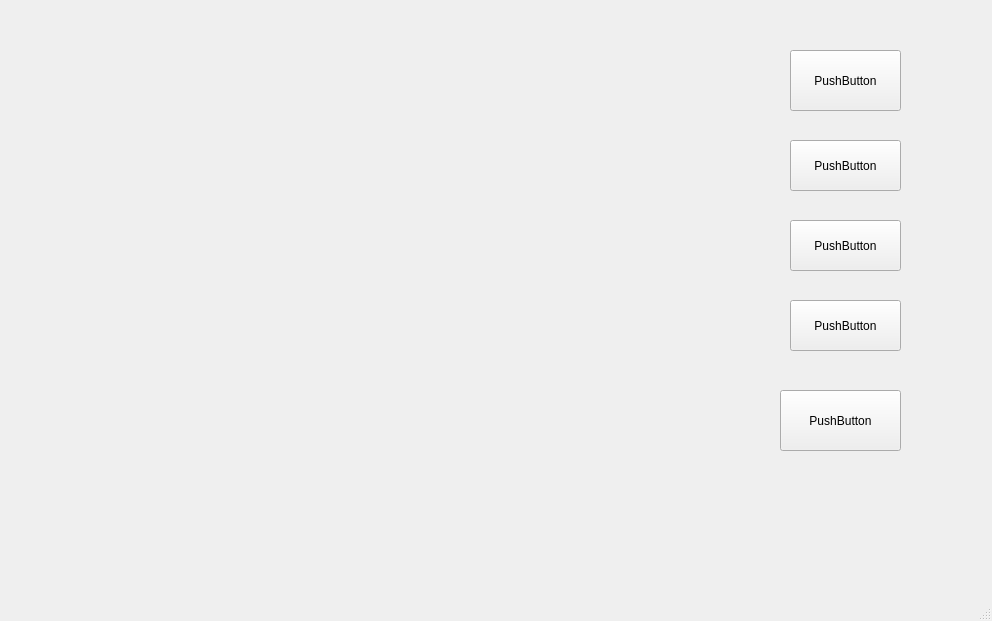
<?xml version="1.0" encoding="UTF-8"?>
<ui version="4.0">
 <class>MainWindow</class>
 <widget class="QMainWindow" name="MainWindow">
  <property name="geometry">
   <rect>
    <x>0</x>
    <y>0</y>
    <width>992</width>
    <height>621</height>
   </rect>
  </property>
  <property name="sizePolicy">
   <sizepolicy hsizetype="Preferred" vsizetype="Preferred">
    <horstretch>0</horstretch>
    <verstretch>0</verstretch>
   </sizepolicy>
  </property>
  <property name="windowTitle">
   <string>MainWindow</string>
  </property>
  <widget class="QWidget" name="centralwidget">
   <widget class="QLabel" name="Table">
    <property name="geometry">
     <rect>
      <x>140</x>
      <y>90</y>
      <width>381</width>
      <height>381</height>
     </rect>
    </property>
    <property name="text">
     <string/>
    </property>
    <property name="pixmap">
     <pixmap resource="test.qrc">:/newPrefix/table.png</pixmap>
    </property>
   </widget>
   <widget class="QLabel" name="spa1">
    <property name="geometry">
     <rect>
      <x>380</x>
      <y>260</y>
      <width>101</width>
      <height>111</height>
     </rect>
    </property>
    <property name="text">
     <string/>
    </property>
    <property name="pixmap">
     <pixmap resource="test.qrc">:/newPrefix/spa1.png</pixmap>
    </property>
   </widget>
   <widget class="QLabel" name="spa2">
    <property name="geometry">
     <rect>
      <x>270</x>
      <y>350</y>
      <width>131</width>
      <height>111</height>
     </rect>
    </property>
    <property name="text">
     <string/>
    </property>
    <property name="pixmap">
     <pixmap resource="test.qrc">:/newPrefix/spa1.png</pixmap>
    </property>
   </widget>
   <widget class="QLabel" name="spa3">
    <property name="geometry">
     <rect>
      <x>150</x>
      <y>270</y>
      <width>131</width>
      <height>111</height>
     </rect>
    </property>
    <property name="text">
     <string/>
    </property>
    <property name="pixmap">
     <pixmap resource="test.qrc">:/newPrefix/spa1.png</pixmap>
    </property>
   </widget>
   <widget class="QLabel" name="spa5">
    <property name="geometry">
     <rect>
      <x>340</x>
      <y>140</y>
      <width>101</width>
      <height>101</height>
     </rect>
    </property>
    <property name="text">
     <string/>
    </property>
    <property name="pixmap">
     <pixmap resource="test.qrc">:/newPrefix/spa1.png</pixmap>
    </property>
   </widget>
   <widget class="QLabel" name="spa4">
    <property name="geometry">
     <rect>
      <x>190</x>
      <y>140</y>
      <width>101</width>
      <height>101</height>
     </rect>
    </property>
    <property name="text">
     <string/>
    </property>
    <property name="pixmap">
     <pixmap resource="test.qrc">:/newPrefix/spa1.png</pixmap>
    </property>
   </widget>
   <widget class="QPushButton" name="Button1">
    <property name="geometry">
     <rect>
      <x>790</x>
      <y>50</y>
      <width>111</width>
      <height>61</height>
     </rect>
    </property>
    <property name="text">
     <string>PushButton</string>
    </property>
   </widget>
   <widget class="QPushButton" name="Button2">
    <property name="geometry">
     <rect>
      <x>790</x>
      <y>140</y>
      <width>111</width>
      <height>51</height>
     </rect>
    </property>
    <property name="text">
     <string>PushButton</string>
    </property>
   </widget>
   <widget class="QPushButton" name="pushButton_4">
    <property name="geometry">
     <rect>
      <x>790</x>
      <y>220</y>
      <width>111</width>
      <height>51</height>
     </rect>
    </property>
    <property name="text">
     <string>PushButton</string>
    </property>
   </widget>
   <widget class="QPushButton" name="pushButton_5">
    <property name="geometry">
     <rect>
      <x>790</x>
      <y>300</y>
      <width>111</width>
      <height>51</height>
     </rect>
    </property>
    <property name="text">
     <string>PushButton</string>
    </property>
   </widget>
   <widget class="QLabel" name="fork2">
    <property name="geometry">
     <rect>
      <x>320</x>
      <y>310</y>
      <width>101</width>
      <height>121</height>
     </rect>
    </property>
    <property name="text">
     <string/>
    </property>
    <property name="pixmap">
     <pixmap resource="test.qrc">:/newPrefix/fork2.png</pixmap>
    </property>
   </widget>
   <widget class="QLabel" name="fork1">
    <property name="geometry">
     <rect>
      <x>350</x>
      <y>180</y>
      <width>141</width>
      <height>141</height>
     </rect>
    </property>
    <property name="text">
     <string/>
    </property>
    <property name="pixmap">
     <pixmap resource="test.qrc">:/newPrefix/fork1.png</pixmap>
    </property>
   </widget>
   <widget class="QLabel" name="fork3">
    <property name="geometry">
     <rect>
      <x>170</x>
      <y>310</y>
      <width>141</width>
      <height>131</height>
     </rect>
    </property>
    <property name="text">
     <string/>
    </property>
    <property name="pixmap">
     <pixmap resource="test.qrc">:/newPrefix/fork3.png</pixmap>
    </property>
   </widget>
   <widget class="QLabel" name="fork4">
    <property name="geometry">
     <rect>
      <x>120</x>
      <y>190</y>
      <width>141</width>
      <height>131</height>
     </rect>
    </property>
    <property name="text">
     <string/>
    </property>
    <property name="pixmap">
     <pixmap resource="test.qrc">:/newPrefix/fork4.png</pixmap>
    </property>
   </widget>
   <widget class="QLabel" name="fork0">
    <property name="geometry">
     <rect>
      <x>230</x>
      <y>90</y>
      <width>161</width>
      <height>161</height>
     </rect>
    </property>
    <property name="text">
     <string/>
    </property>
    <property name="pixmap">
     <pixmap resource="test.qrc">:/newPrefix/fork0.png</pixmap>
    </property>
    <property name="scaledContents">
     <bool>true</bool>
    </property>
    <property name="wordWrap">
     <bool>false</bool>
    </property>
   </widget>
   <widget class="QLabel" name="face1">
    <property name="geometry">
     <rect>
      <x>400</x>
      <y>30</y>
      <width>131</width>
      <height>121</height>
     </rect>
    </property>
    <property name="text">
     <string/>
    </property>
    <property name="pixmap">
     <pixmap resource="test.qrc">:/newPrefix/face2.png</pixmap>
    </property>
    <property name="scaledContents">
     <bool>true</bool>
    </property>
   </widget>
   <widget class="QLabel" name="face2">
    <property name="geometry">
     <rect>
      <x>480</x>
      <y>280</y>
      <width>131</width>
      <height>141</height>
     </rect>
    </property>
    <property name="text">
     <string/>
    </property>
    <property name="pixmap">
     <pixmap resource="test.qrc">:/newPrefix/face2.png</pixmap>
    </property>
    <property name="scaledContents">
     <bool>true</bool>
    </property>
   </widget>
   <widget class="QLabel" name="face5">
    <property name="geometry">
     <rect>
      <x>90</x>
      <y>20</y>
      <width>121</width>
      <height>131</height>
     </rect>
    </property>
    <property name="text">
     <string/>
    </property>
    <property name="pixmap">
     <pixmap resource="test.qrc">:/newPrefix/face1.png</pixmap>
    </property>
    <property name="scaledContents">
     <bool>true</bool>
    </property>
   </widget>
   <widget class="QLabel" name="face4">
    <property name="geometry">
     <rect>
      <x>20</x>
      <y>280</y>
      <width>131</width>
      <height>131</height>
     </rect>
    </property>
    <property name="text">
     <string/>
    </property>
    <property name="pixmap">
     <pixmap resource="test.qrc">:/newPrefix/face1.png</pixmap>
    </property>
    <property name="scaledContents">
     <bool>true</bool>
    </property>
   </widget>
   <widget class="QLabel" name="face3">
    <property name="geometry">
     <rect>
      <x>250</x>
      <y>450</y>
      <width>131</width>
      <height>121</height>
     </rect>
    </property>
    <property name="text">
     <string/>
    </property>
    <property name="pixmap">
     <pixmap resource="test.qrc">:/newPrefix/face.png</pixmap>
    </property>
    <property name="scaledContents">
     <bool>true</bool>
    </property>
   </widget>
   <widget class="QPushButton" name="pushButton_6">
    <property name="geometry">
     <rect>
      <x>780</x>
      <y>390</y>
      <width>121</width>
      <height>61</height>
     </rect>
    </property>
    <property name="text">
     <string>PushButton</string>
    </property>
   </widget>
  </widget>
  <widget class="QStatusBar" name="statusbar"/>
 </widget>
 <resources>
  <include location="test.qrc"/>
 </resources>
 <connections/>
</ui>
